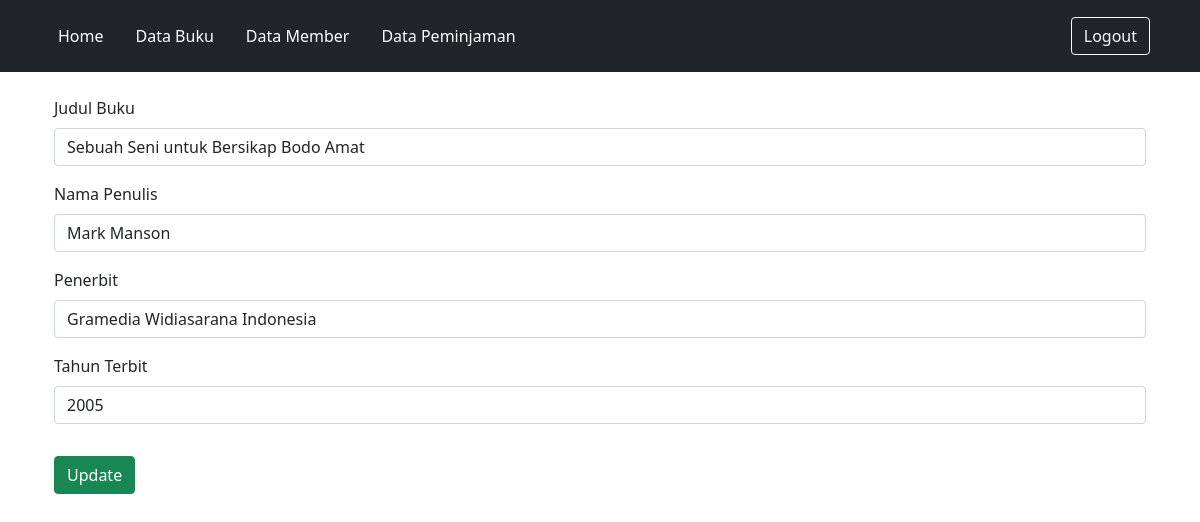
The app's page /FormBuku.php?id_buku=2 (signed in) with its own data.
### tables this page shows
CREATE TABLE `buku` (
  `id_buku` int(11) NOT NULL,
  `judul_buku` varchar(500) NOT NULL,
  `penulis` varchar(500) NOT NULL,
  `penerbit` varchar(250) NOT NULL,
  `tahun_terbit` int(11) NOT NULL
);

### Koneksi.php (called while the page is built, shortened)
<?php
function koneksi()
{
    try {
        $dbh = new PDO('mysql:host=localhost;dbname=perpustakaan', "root", "");
        $dbh->setAttribute( PDO::ATTR_ERRMODE, PDO::ERRMODE_EXCEPTION );
      }
      catch (PDOException $e) {
        print "Koneksi atau query bermasalah: " . $e->getMessage() . "<br/>";
        die();
      }
    return $dbh;
}
?>

### FormBuku.php (the view, shortened to what this page needs)
<!DOCTYPE html>
<html lang="en">
<head>
    <link href="https://cdn.jsdelivr.net/npm/bootstrap@5.1.3/dist/css/bootstrap.min.css" rel="stylesheet">
</head>
<body>
    <?php
    require('./Model.php');
    if (isset($_GET['id_buku'])) {
        editBuku();
    }
    ?>
        <div class="container p-4">
            <div class="row">
                <form action="" method="post">
                    <label for="judul_buku" class="form-label">Judul Buku</label>
                    <input type="text" name="judul_buku" id="judul_buku" class="form-control mb-3" value="<?php if (isset($_GET['id_buku'])) echo $result[0]["judul_buku"] ?>" required>
                    <label for="penulis" class="form-label">Nama Penulis</label>
                    <input type="text" name="penulis" id="penulis" class="form-control mb-3" value="<?php if (isset($_GET['id_buku'])) echo $result[0]["penulis"] ?>" required>
                    <label for="penerbit" class="form-label">Penerbit</label>
                    <input type="text" name="penerbit" id="penerbit" class="form-control mb-3" value="<?php if (isset($_GET['id_buku'])) echo $result[0]["penerbit"] ?>" required>
                    <label for="tahun_terbit" class="form-label">Tahun Terbit</label>
                    <input type="text" name="tahun_terbit" id="tahun_terbit" class="form-control mb-3" value="<?php if (isset($_GET['id_buku'])) echo $result[0]["tahun_terbit"] ?>" required>
                    <?php
                    if (isset($_GET['id_buku'])) {
                        echo "<button type=\"submit\" class=\"btn btn-success mt-3\" name=\"update\"> Update </button>";
                    } else {
                        echo "<button type=\"submit\" class=\"btn btn-success mt-3\" name=\"tambah\"> Tambah </button>";
                    }
                    ?>
            </div>
        </div>
</body>
</html>

### records on screen
buku: judul_buku "Sebuah Seni untuk Bersikap Bodo Amat", penulis "Mark Manson", penerbit "Gramedia Widiasarana Indonesia", tahun_terbit "2005"
